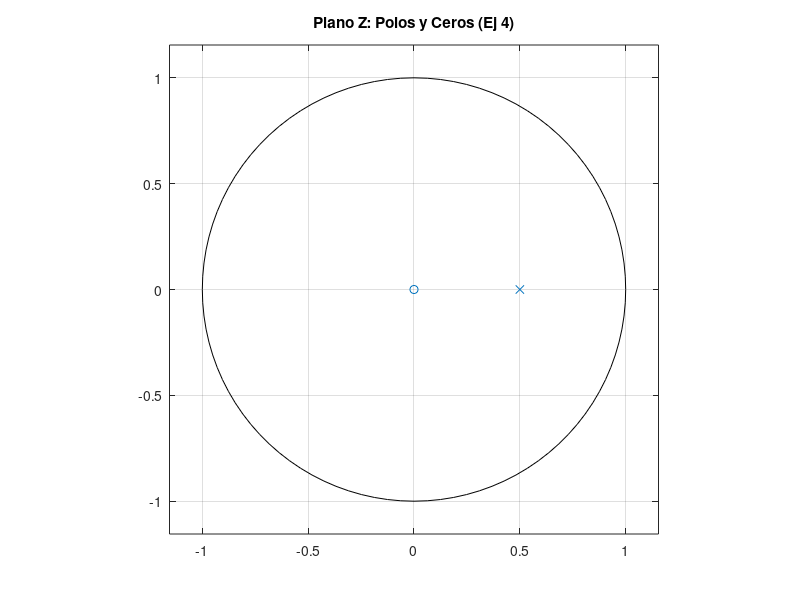
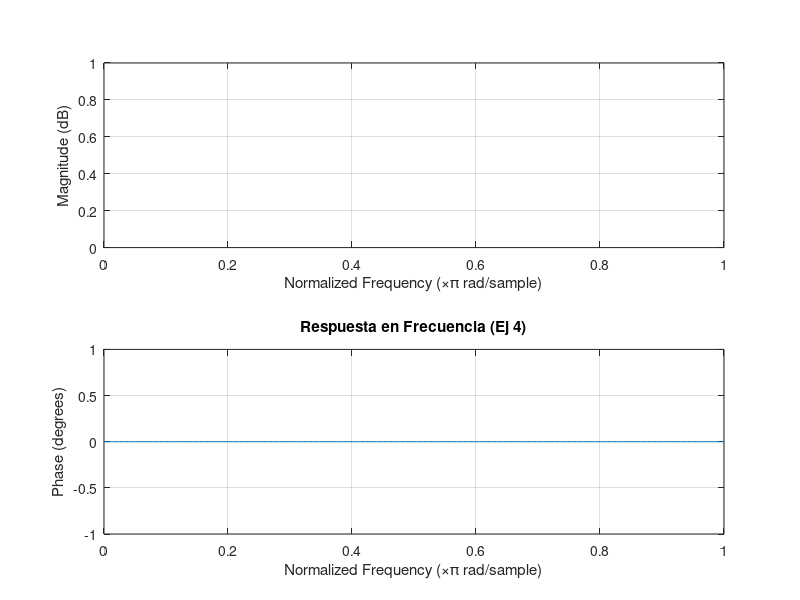

Here is the MATLAB script that generated these plots, in order:
clear; clc; close all;
% ==========================================
% EJERCICIO 1 - Punto 4
% ==========================================

% 1. Definir los coeficientes
b4 = [0];             % Numerador
a4 = [1, -0.5];       % Denominador

% 2. Ventana para Polos y Ceros
figure(1);
zplane(b4, a4);
title('Plano Z: Polos y Ceros (Ej 4)');

% 3. Ventana para la Respuesta en Frecuencia
figure(2);
freqz(b4, a4);
title('Respuesta en Frecuencia (Ej 4)');
